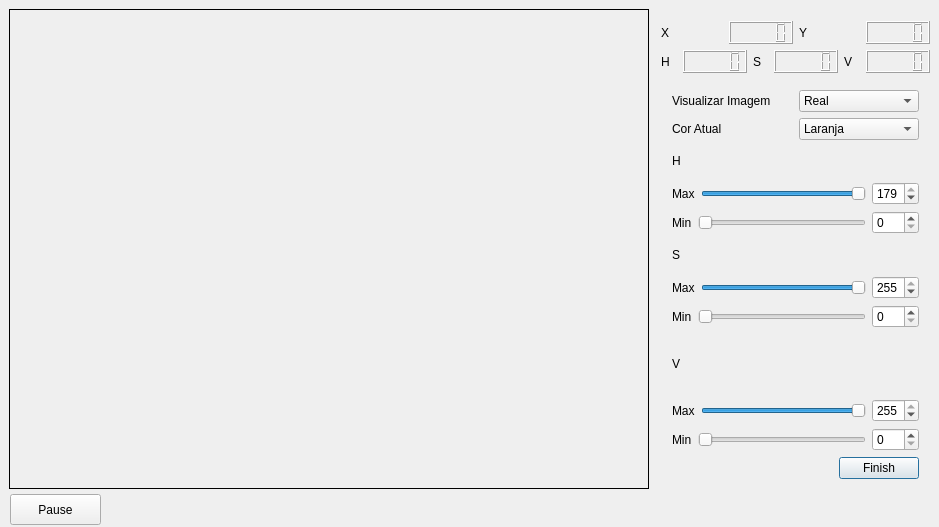
<?xml version="1.0" encoding="UTF-8"?>
<ui version="4.0">
 <class>MainWindow</class>
 <widget class="QDialog" name="MainWindow">
  <property name="geometry">
   <rect>
    <x>0</x>
    <y>0</y>
    <width>939</width>
    <height>527</height>
   </rect>
  </property>
  <property name="windowTitle">
   <string>MainWindow</string>
  </property>
  <widget class="QLabelImage" name="myLabel">
   <property name="geometry">
    <rect>
     <x>9</x>
     <y>9</y>
     <width>640</width>
     <height>480</height>
    </rect>
   </property>
   <property name="minimumSize">
    <size>
     <width>640</width>
     <height>480</height>
    </size>
   </property>
   <property name="maximumSize">
    <size>
     <width>5000</width>
     <height>5000</height>
    </size>
   </property>
   <property name="mouseTracking">
    <bool>true</bool>
   </property>
   <property name="frameShape">
    <enum>QFrame::Box</enum>
   </property>
   <property name="text">
    <string/>
   </property>
  </widget>
  <widget class="QPushButton" name="pause_pushButton">
   <property name="geometry">
    <rect>
     <x>10</x>
     <y>494</y>
     <width>91</width>
     <height>31</height>
    </rect>
   </property>
   <property name="text">
    <string>Pause</string>
   </property>
   <property name="autoDefault">
    <bool>false</bool>
   </property>
  </widget>
  <widget class="QWidget" name="layoutWidget">
   <property name="geometry">
    <rect>
     <x>650</x>
     <y>10</y>
     <width>291</width>
     <height>491</height>
    </rect>
   </property>
   <layout class="QVBoxLayout" name="verticalLayout_8">
    <item>
     <layout class="QVBoxLayout" name="verticalLayout_5">
      <item>
       <layout class="QHBoxLayout" name="horizontalLayout_13">
        <item>
         <layout class="QHBoxLayout" name="horizontalLayout">
          <item>
           <widget class="QLabel" name="label">
            <property name="text">
             <string>X</string>
            </property>
           </widget>
          </item>
          <item>
           <widget class="QLCDNumber" name="lcdNumber_x"/>
          </item>
         </layout>
        </item>
        <item>
         <layout class="QHBoxLayout" name="horizontalLayout_2">
          <item>
           <widget class="QLabel" name="label_2">
            <property name="text">
             <string>Y</string>
            </property>
           </widget>
          </item>
          <item>
           <widget class="QLCDNumber" name="lcdNumber_y"/>
          </item>
         </layout>
        </item>
       </layout>
      </item>
      <item>
       <layout class="QHBoxLayout" name="horizontalLayout_12">
        <item>
         <layout class="QHBoxLayout" name="horizontalLayout_9">
          <item>
           <widget class="QLabel" name="label_12">
            <property name="text">
             <string>H</string>
            </property>
           </widget>
          </item>
          <item>
           <widget class="QLCDNumber" name="lcdNumber_H"/>
          </item>
         </layout>
        </item>
        <item>
         <layout class="QHBoxLayout" name="horizontalLayout_10">
          <item>
           <widget class="QLabel" name="label_13">
            <property name="text">
             <string>S</string>
            </property>
           </widget>
          </item>
          <item>
           <widget class="QLCDNumber" name="lcdNumber_S"/>
          </item>
         </layout>
        </item>
        <item>
         <layout class="QHBoxLayout" name="horizontalLayout_11">
          <item>
           <widget class="QLabel" name="label_14">
            <property name="text">
             <string>V</string>
            </property>
           </widget>
          </item>
          <item>
           <widget class="QLCDNumber" name="lcdNumber_V"/>
          </item>
         </layout>
        </item>
       </layout>
      </item>
     </layout>
    </item>
    <item>
     <widget class="QStackedWidget" name="stackedWidget">
      <property name="currentIndex">
       <number>0</number>
      </property>
      <widget class="QWidget" name="page_1">
       <layout class="QVBoxLayout" name="verticalLayout_7">
        <item>
         <layout class="QVBoxLayout" name="verticalLayout_6">
          <item>
           <layout class="QHBoxLayout" name="horizontalLayout_14">
            <item>
             <widget class="QLabel" name="label_15">
              <property name="text">
               <string>Visualizar Imagem</string>
              </property>
             </widget>
            </item>
            <item>
             <widget class="QComboBox" name="comboBox_modeView">
              <item>
               <property name="text">
                <string>Real</string>
               </property>
              </item>
              <item>
               <property name="text">
                <string>Cor Atual</string>
               </property>
              </item>
              <item>
               <property name="text">
                <string>Segmentada</string>
               </property>
              </item>
              <item>
               <property name="text">
                <string>Identificação</string>
               </property>
              </item>
             </widget>
            </item>
           </layout>
          </item>
          <item>
           <layout class="QHBoxLayout" name="horizontalLayout_17">
            <item>
             <widget class="QLabel" name="label_16">
              <property name="text">
               <string>Cor Atual</string>
              </property>
             </widget>
            </item>
            <item>
             <widget class="QComboBox" name="comboBox_CurrentColor">
              <item>
               <property name="text">
                <string>Laranja</string>
               </property>
              </item>
              <item>
               <property name="text">
                <string>Azul</string>
               </property>
              </item>
              <item>
               <property name="text">
                <string>Amarelo</string>
               </property>
              </item>
              <item>
               <property name="text">
                <string>Verde</string>
               </property>
              </item>
              <item>
               <property name="text">
                <string>Magenta</string>
               </property>
              </item>
              <item>
               <property name="text">
                <string>Ciano</string>
               </property>
              </item>
             </widget>
            </item>
           </layout>
          </item>
          <item>
           <layout class="QVBoxLayout" name="verticalLayout_4">
            <item>
             <layout class="QVBoxLayout" name="verticalLayout">
              <item>
               <widget class="QLabel" name="label_5">
                <property name="text">
                 <string>H</string>
                </property>
               </widget>
              </item>
              <item>
               <layout class="QHBoxLayout" name="horizontalLayout_3">
                <item>
                 <widget class="QLabel" name="label_4">
                  <property name="text">
                   <string>Max</string>
                  </property>
                 </widget>
                </item>
                <item>
                 <widget class="QSlider" name="Hmax_horizontalSlider">
                  <property name="maximum">
                   <number>179</number>
                  </property>
                  <property name="value">
                   <number>179</number>
                  </property>
                  <property name="orientation">
                   <enum>Qt::Horizontal</enum>
                  </property>
                 </widget>
                </item>
                <item>
                 <widget class="QSpinBox" name="Hmax_spinBox">
                  <property name="maximum">
                   <number>179</number>
                  </property>
                  <property name="value">
                   <number>179</number>
                  </property>
                 </widget>
                </item>
               </layout>
              </item>
              <item>
               <layout class="QHBoxLayout" name="horizontalLayout_4">
                <item>
                 <widget class="QLabel" name="label_3">
                  <property name="text">
                   <string>Min</string>
                  </property>
                 </widget>
                </item>
                <item>
                 <widget class="QSlider" name="Hmin_horizontalSlider">
                  <property name="maximum">
                   <number>179</number>
                  </property>
                  <property name="orientation">
                   <enum>Qt::Horizontal</enum>
                  </property>
                 </widget>
                </item>
                <item>
                 <widget class="QSpinBox" name="Hmin_spinBox">
                  <property name="maximum">
                   <number>179</number>
                  </property>
                 </widget>
                </item>
               </layout>
              </item>
             </layout>
            </item>
            <item>
             <layout class="QVBoxLayout" name="verticalLayout_2">
              <item>
               <widget class="QLabel" name="label_6">
                <property name="text">
                 <string>S</string>
                </property>
               </widget>
              </item>
              <item>
               <layout class="QHBoxLayout" name="horizontalLayout_5">
                <item>
                 <widget class="QLabel" name="label_7">
                  <property name="text">
                   <string>Max</string>
                  </property>
                 </widget>
                </item>
                <item>
                 <widget class="QSlider" name="Smax_horizontalSlider">
                  <property name="maximum">
                   <number>255</number>
                  </property>
                  <property name="value">
                   <number>255</number>
                  </property>
                  <property name="orientation">
                   <enum>Qt::Horizontal</enum>
                  </property>
                 </widget>
                </item>
                <item>
                 <widget class="QSpinBox" name="Smax_spinBox">
                  <property name="maximum">
                   <number>255</number>
                  </property>
                  <property name="value">
                   <number>255</number>
                  </property>
                 </widget>
                </item>
               </layout>
              </item>
              <item>
               <layout class="QHBoxLayout" name="horizontalLayout_18">
                <item>
                 <widget class="QLabel" name="label_8">
                  <property name="text">
                   <string>Min</string>
                  </property>
                 </widget>
                </item>
                <item>
                 <widget class="QSlider" name="Smin_horizontalSlider">
                  <property name="maximum">
                   <number>255</number>
                  </property>
                  <property name="orientation">
                   <enum>Qt::Horizontal</enum>
                  </property>
                 </widget>
                </item>
                <item>
                 <widget class="QSpinBox" name="Smin_spinBox">
                  <property name="maximum">
                   <number>255</number>
                  </property>
                 </widget>
                </item>
               </layout>
              </item>
              <item>
               <layout class="QHBoxLayout" name="horizontalLayout_6"/>
              </item>
             </layout>
            </item>
            <item>
             <layout class="QVBoxLayout" name="verticalLayout_3">
              <item>
               <widget class="QLabel" name="label_9">
                <property name="text">
                 <string>V</string>
                </property>
               </widget>
              </item>
              <item>
               <layout class="QHBoxLayout" name="horizontalLayout_7">
                <item>
                 <widget class="QLabel" name="label_10">
                  <property name="text">
                   <string>Max</string>
                  </property>
                 </widget>
                </item>
                <item>
                 <widget class="QSlider" name="Vmax_horizontalSlider">
                  <property name="maximum">
                   <number>255</number>
                  </property>
                  <property name="value">
                   <number>255</number>
                  </property>
                  <property name="orientation">
                   <enum>Qt::Horizontal</enum>
                  </property>
                 </widget>
                </item>
                <item>
                 <widget class="QSpinBox" name="Vmax_spinBox">
                  <property name="maximum">
                   <number>255</number>
                  </property>
                  <property name="value">
                   <number>255</number>
                  </property>
                 </widget>
                </item>
               </layout>
              </item>
             </layout>
            </item>
            <item>
             <layout class="QHBoxLayout" name="horizontalLayout_19">
              <item>
               <widget class="QLabel" name="label_17">
                <property name="text">
                 <string>Min</string>
                </property>
               </widget>
              </item>
              <item>
               <widget class="QSlider" name="Vmin_horizontalSlider">
                <property name="maximum">
                 <number>255</number>
                </property>
                <property name="value">
                 <number>0</number>
                </property>
                <property name="orientation">
                 <enum>Qt::Horizontal</enum>
                </property>
               </widget>
              </item>
              <item>
               <widget class="QSpinBox" name="Vmin_spinBox">
                <property name="maximum">
                 <number>255</number>
                </property>
               </widget>
              </item>
             </layout>
            </item>
           </layout>
          </item>
          <item>
           <layout class="QHBoxLayout" name="horizontalLayout_15">
            <item>
             <spacer name="horizontalSpacer">
              <property name="orientation">
               <enum>Qt::Horizontal</enum>
              </property>
              <property name="sizeHint" stdset="0">
               <size>
                <width>40</width>
                <height>20</height>
               </size>
              </property>
             </spacer>
            </item>
            <item>
             <widget class="QPushButton" name="finish_pushButton">
              <property name="text">
               <string>Finish</string>
              </property>
             </widget>
            </item>
           </layout>
          </item>
         </layout>
        </item>
       </layout>
      </widget>
      <widget class="QWidget" name="page_2">
       <widget class="QWidget" name="layoutWidget_3">
        <property name="geometry">
         <rect>
          <x>0</x>
          <y>376</y>
          <width>281</width>
          <height>41</height>
         </rect>
        </property>
        <layout class="QHBoxLayout" name="horizontalLayout_16">
         <item>
          <widget class="QPushButton" name="back_pushButton">
           <property name="text">
            <string>Back</string>
           </property>
          </widget>
         </item>
         <item>
          <spacer name="horizontalSpacer_2">
           <property name="orientation">
            <enum>Qt::Horizontal</enum>
           </property>
           <property name="sizeHint" stdset="0">
            <size>
             <width>40</width>
             <height>20</height>
            </size>
           </property>
          </spacer>
         </item>
        </layout>
       </widget>
       <widget class="QLabel" name="label_18">
        <property name="geometry">
         <rect>
          <x>60</x>
          <y>100</y>
          <width>141</width>
          <height>101</height>
         </rect>
        </property>
        <property name="text">
         <string>Estatísticas aqui</string>
        </property>
       </widget>
      </widget>
     </widget>
    </item>
   </layout>
  </widget>
 </widget>
 <layoutdefault spacing="6" margin="11"/>
 <customwidgets>
  <customwidget>
   <class>QLabelImage</class>
   <extends>QLabel</extends>
   <header>qlabelimage.h</header>
  </customwidget>
 </customwidgets>
 <resources/>
 <connections/>
</ui>
